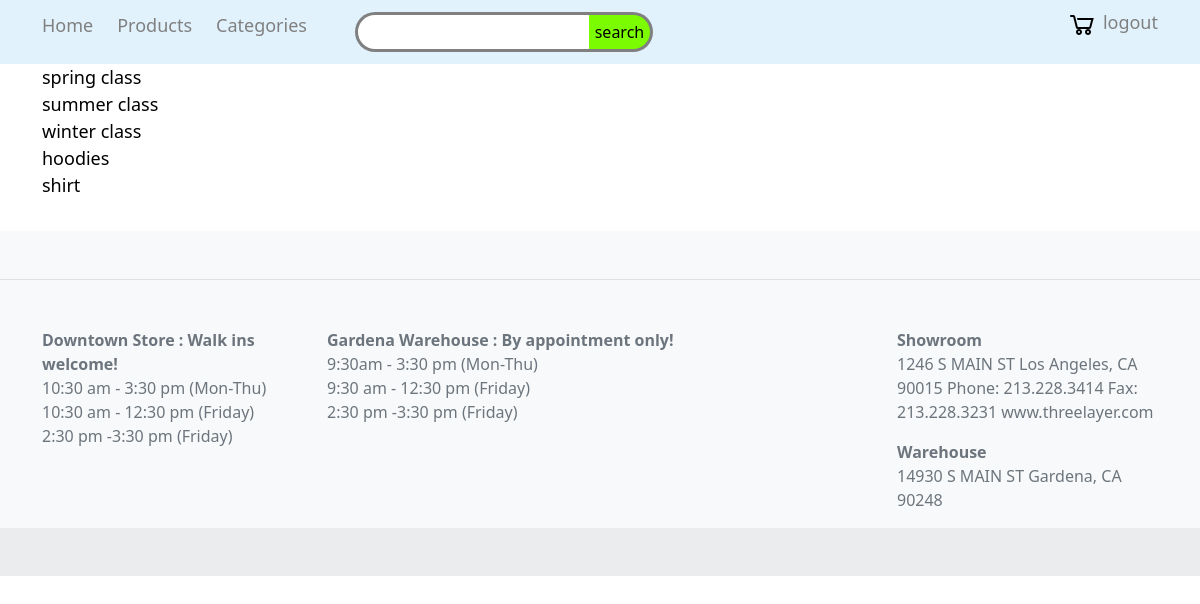
The page /products/categories/ (signed in) on the database as committed earlier.
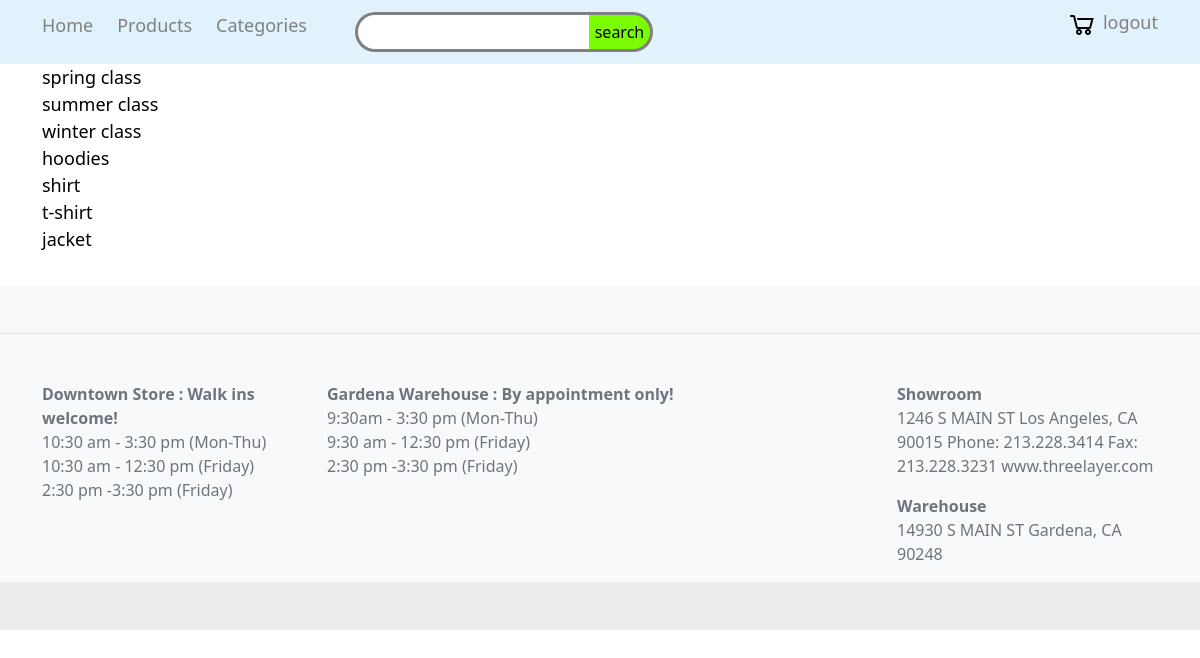
The same page on the database as committed later.
### products/models.py (models this page shows, shortened)
class Category (models.Model):
    parent=models.ForeignKey('self',blank=True,null=True,on_delete=models.CASCADE)
    title =models.CharField(max_length=50)
    description=models.TextField(blank=True)
    avatar=models.ImageField(blank=True,upload_to='categories/')
    is_enable=models.BooleanField(default=True)
    created_time=models.DateTimeField(auto_now_add=True)
    updated_time=models.DateTimeField(auto_now=True)

### products/views.py (the view)
# urls.py: path('categories/',views.categoryView),
def categoryView(req):
    if req.method == "POST":
        if req.POST.get('search') != None:
            if req.POST.get('search') != '':
                return redirect('/search/' + req.POST.get('search'))
    categories=Category.objects.all()
    return render(req,'products/category.html',{'categories':categories})

### templates/products/category.html (shortened to what this page needs)
{% extends 'products/base.html' %}
{% block main %}
        {% for c in categories %}
            <a href="{{ c.title }}" style="text-decoration: none ; color: black ; font-size: large">{{ c.title }}</a><br>
        {% endfor %}
{% endblock %}

Rows that differ between the two databases and show on the page:
added Category: title "t-shirt"
added Category: title "jacket"
